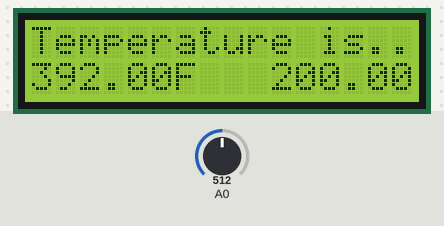
The sketch below on a simulated Arduino Uno, built with avr-gcc and run on an emulated ATmega328P. Parts: 16×2 character LCD. The inputs (shaded band) are chosen by the test bench; at power-on: A0 = 512.

Above: at 1.2 s.
1.3 s: A0 set to 324
At 2.2 s:
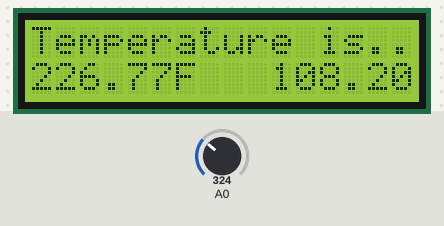
3.0 s: A0 set to 289
At 3.7 s:
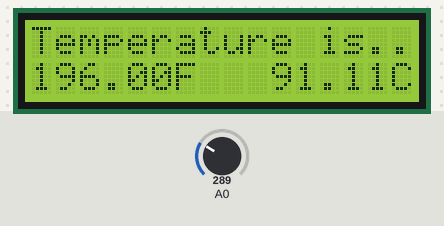
4.5 s: A0 set to 194
At 5.2 s:
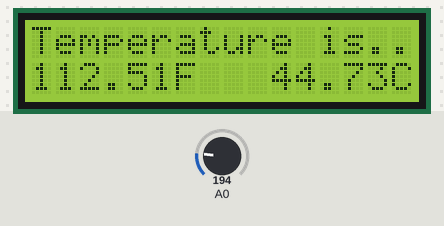
6.0 s: A0 set to 167
At 6.7 s:
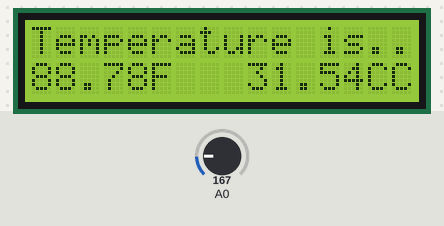
7.6 s: A0 set to 133
At 8.2 s:
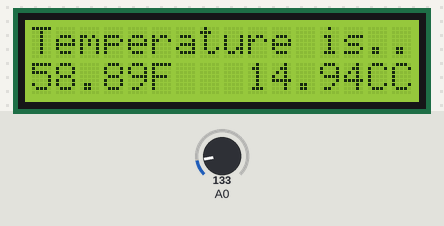
9.1 s: A0 set to 110
At 9.6 s:
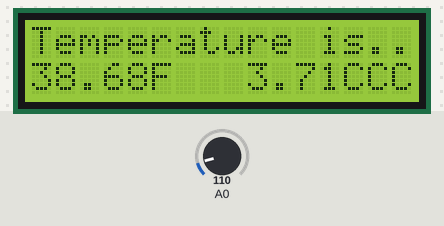
Timing chart, 0 to 11.6 s (numbered marks = the images above; inputs shaded):
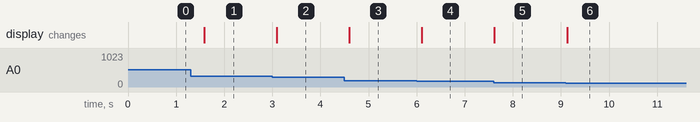

Measured:
- the behaviour switches between 308 and 307 on A0 (found by bisection; images 1 and 2)
- the behaviour switches between 180 and 179 on A0 (found by bisection; images 3 and 4)
- the behaviour switches between 123 and 122 on A0 (found by bisection; images 5 and 6)
- after the input at 1.3 s, the display: changes after 0.28 s (image 1)
- after the input at 3.0 s, the display: changes after 0.09 s (image 2)
- after the input at 4.5 s, the display: changes after 0.10 s (image 3)
- after the input at 6.0 s, the display: changes after 0.11 s (image 4)
- after the input at 7.6 s, the display: changes at once (image 5)
- after the input at 9.1 s, the display: changes at once (image 6)

The sketch:

Circuit_16.ino
```cpp
/*
The following example is based on Example sktch 15 of the SparkFun Inventor's Kit
*/

/*
SparkFun Inventor's Kit
Example sketch 15

LIQUID CRYSTAL DISPLAY (LCD)

  A Liquid Crystal Display (LCD) is a sophisticated module
  that can be used to display text or numeric data. The display
  included in your SIK features two lines of 16 characters, and
  a backlight so it can be used at night.

  If you've been using the Serial Monitor to output data,
  you'll find that a LCD provides many of the same benefits
  without needing to drag a large computer around.

  This sketch will show you how to connect an LCD to your Arduino
  and display any data you wish.

Hardware connections:

  The LCD has a 16-pin male header attached to it along the top
  edge. Pin 1 is the pin closest to the corner of the LCD.
  Pin 16 is the pin closest to the center of the LCD.

  Plug the LCD into your breadboard.

  As usual, you will want to connect the + and - power rails
  on the side of the breadboard to 5V and GND on your Arduino.

  Plug your 10K potentiometer into three unused rows on your
  breadboard. Connect one side of the potentiometer to 5V,
  and the other side to GND (it doesn't matter which). When you
  run this sketch, you'll use the potentiometer to adjust the
  contrast of the LCD so you can see the display.

  Now connect the LCD pins. Remember that pin 1 on the LCD
  is the one closest to the corner. Start there and work your
  way up.

  1 to GND
  2 to 5V
  3 to the center pin on the potentiometer
  4 to Arduino digital pin 12
  5 to GND
  6 to Arduino digital pin 11
  7 (no connection)
  8 (no connection)
  9 (no connection)
  10 (no connection)
  11 to Arduino digital pin 5
  12 to Arduino digital pin 4
  13 to Arduino digital pin 3
  14 to Arduino digital pin 2
  15 to 5V
  16 to GND

  Once everything is connected, load this sketch into the
  Arduino, and adjust the potentiometer until the display
  is clear.

Library

  The LCD has a chip built into it that controls all the
  individual dots that make up the display, and obeys commands
  sent to it by the the Arduino. The chip knows the dot patterns
  that make up all the text characters, saving you a lot of work.

  To communicate with this chip, we'll use the LiquidCrystal
  library, which is one of the standard libraries that comes
  with the Arduino. This library does most of the hard work
  of interfacing to the LCD; all you need to pick a location
  on the display and send your data!

Tips

  The LCD comes with a protective film over the display that
  you can peel off (but be careful of the display surface as
  it scratches easily).

  The LCD has a backlight that will light up when you turn on
  your Arduino. If the backlight doesn't turn on, check your
  connections.

  As we said above, the potentiometer adjusts the contrast of
  the display. If you can't see anything when you run the sketch,
  turn the potentiometer's knob until the text is clear.

This sketch was written by SparkFun Electronics,
with lots of help from the Arduino community.
This code is completely free for any use.
Visit http://learn.sparkfun.com/products/2 for SIK information.
Visit http://www.arduino.cc to learn about the Arduino.

Version 1.0 2/2013 MDG
*/

// Load the LiquidCrystal library, which will give us
// commands to interface to the LCD:

#include <LiquidCrystal.h>

// Initialize the library with the pins we're using.
// (Note that you can use different pins if needed.)
// See http://arduino.cc/en/Reference/LiquidCrystal
// for more information:

LiquidCrystal lcd(12,11,5,4,3,2);

const int temperaturePin = 0;//means A0

void setup()
{
    // In this sketch, we'll use the Arduino's serial port
  // to send text back to the main computer. For both sides to
  // communicate properly, they need to be set to the same speed.
  // We use the Serial.begin() function to initialize the port
  // and set the communications speed.

  // The speed is measured in bits per second, also known as
  // "baud rate". 9600 is a very commonly used baud rate,
  // and will transfer about 10 characters per second.
   Serial.begin(9600); //AS

  // The LiquidCrystal library can be used with many different
  // LCD sizes. We're using one that's 2 lines of 16 characters,
  // so we'll inform the library of that:

  lcd.begin(16, 2);

  // Data sent to the display will stay there until it's
  // overwritten or power is removed. This can be a problem
  // when you upload a new sketch to the Arduino but old data
  // remains on the display. Let's clear the LCD using the
  // clear() command from the LiquidCrystal library:

  lcd.clear();

  // Now we'll display a message on the LCD!

  // Just as with the Arduino IDE, there's a cursor that
  // determines where the data you type will appear. By default,
  // this cursor is invisible, though you can make it visible
  // with other library commands if you wish.

  // When the display powers up, the invisible cursor starts
  // on the top row and first column.

  lcd.print("Temperature is...");

  // Adjusting the contrast (IMPORTANT!)

  // When you run the sketch for the first time, there's a
  // very good chance you won't see anything on the LCD display.
  // This is because the contrast likely won't be set correctly.
  // Don't worry, it's easy to set, and once you set it you won't
  // need to change it again.

  // Run the sketch, then turn the potentiometer until you can
  // clearly see the "hello, world!" text. If you still can't
  // see anything, check all of your connections, and ensure that
  // the sketch was successfully uploaded to the Arduino.
}

void loop()
{
  //gather volatage readings
  float voltage, degreesC, degreesF;
  voltage = getVoltage(temperaturePin);
  degreesC = (voltage - 0.5) * 100.0;
  degreesF = degreesC * (9.0/5.0) + 32.0;

  // You can move the invisible cursor to any location on the
  // LCD before sending data. Counting starts from 0, so the top
  // line is line 0 and the bottom line is line 1. Columns range
  // from 0 on the left side, to 15 on the right.

  // In additon to the "hello, world!" printed above, let's
  // display a running count of the seconds since the Arduino
  // was last reset. Note that the data you send to the display
  // will stay there unless you erase it by overwriting it or
  // sending a lcd.clear() command.

  // Here we'll set the invisible cursor to the first column
  // (column 0) of the second line (line 1):

  lcd.setCursor(0,1);

  // Now we'll print the number of seconds (millis() / 1000)
  // since the Arduino last reset:

  lcd.print(degreesF);
  lcd.print("F");
  lcd.print("   ");
  lcd.print(degreesC);
  lcd.print("C");

  // TIP: Since the numeric data we're sending is always growing
  // in length, new values will always overwrite the previous ones.
  // However, if you want to display varying or decreasing numbers
  // like a countdown, you'll find that the display will leave
  // "orphan" characters when the new value is shorter than the
  // old one.

  // To prevent this, you'll need to erase the old number before
  // writing the new one. You can do this by overwriting the
  // last number with spaces. If you erase the old number and
  // immediately write the new one, the momentary erase won't
  // be noticeable. Here's a typical sequence of code:

  // lcd.setCursor(0,1);   // Set the cursor to the position
  // lcd.print("       "); // Erase the largest possible number
  // lcd.setCursor(0,1);   // Reset the cursor to the original position
  // lcd.print(millis()/1000); // Print our value

  // NEXT STEPS:

  // Now you know the basics of hooking up an LCD to the Arduino,
  // and sending text and numeric data to the display!

  // The LCD library has many commands for turning the
  // cursor on and off, scrolling the screen, etc. See:
  // http://arduino.cc/en/Reference/LiquidCrystal
  // for more information.

  // Arduino also comes with a number of built-in examples
  // showing off the features of the LiquidCrystal library.
  // These are locted in the file/examples/LiquidCrystal menu.

  // Have fun, and let us know what you create!
  // Your friends at SparkFun.

  delay(500); // repeat once per 1/2 second (change as you wish!)
}

/*
The following gets the readings from the temperature sensor
 */
float getVoltage(int pin)
{
  // This function has one input parameter, the analog pin number
  // to read. You might notice that this function does not have
  // "void" in front of it; this is because it returns a floating-
  // point value, which is the true voltage on that pin (0 to 5V).

  // You can write your own functions that take in parameters
  // and return values. Here's how:

    // To take in parameters, put their type and name in the
    // parenthesis after the function name (see above). You can
    // have multiple parameters, separated with commas.

    // To return a value, put the type BEFORE the function name
    // (see "float", above), and use a return() statement in your code
    // to actually return the value (see below).

    // If you don't need to get any parameters, you can just put
    // "()" after the function name.

    // If you don't need to return a value, just write "void" before
    // the function name.

  // Here's the return statement for this function. We're doing
  // all the math we need to do within this statement:

  return (analogRead(pin) * 0.004882814);

  // This equation converts the 0 to 1023 value that analogRead()
  // returns, into a 0.0 to 5.0 value that is the true voltage
  // being read at that pin.
}
```
